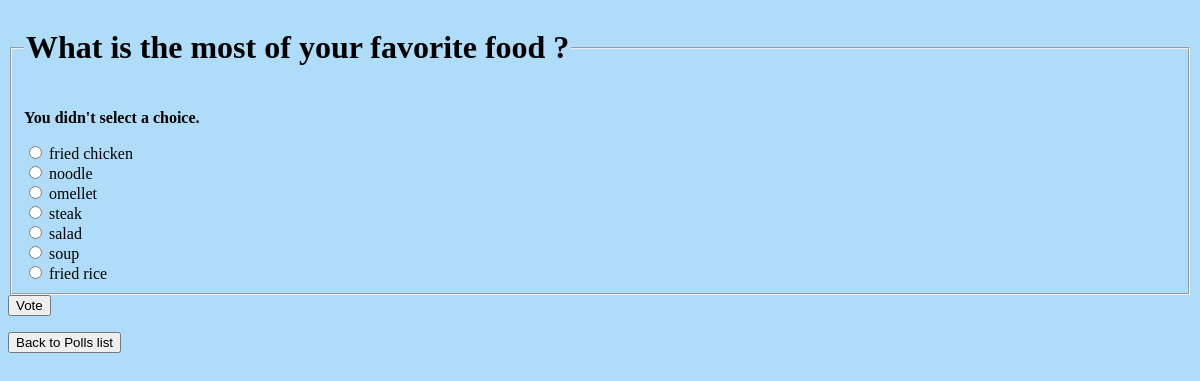
Page /polls/2/vote/ (signed in) on the committed database.
### polls/models.py (models this page shows, shortened)
class Question(models.Model):
    question_text = models.CharField(max_length=200)
    pub_date = models.DateTimeField('date published')
    end_date = models.DateTimeField('date ended', null=True)

class Choice(models.Model):
    question = models.ForeignKey(Question, on_delete=models.CASCADE)
    choice_text = models.CharField(max_length=200)

### polls/views.py (the view, shortened to what this page needs)
# urls.py: path('<int:question_id>/vote/', views.vote, name='vote'),
@login_required
def vote(request, question_id):
    question = get_object_or_404(Question, pk=question_id)
    user = request.user
    try:
        selected_choice = question.choice_set.get(pk=request.POST['choice'])
    except (KeyError, Choice.DoesNotExist):
        return render(request, 'polls/detail.html', {
            'question': question,
            'error_message': "You didn't select a choice.",
        })

### polls/templates/polls/detail.html (shortened to what this page needs)
{% load static %}
<link rel="stylesheet" href="{% static 'polls/style.css' %}">
<form action="{% url 'polls:vote' question.id %}" method="post">
<fieldset>
    <legend><h1>{{ question.question_text }}</h1></legend>
    {% if error_message %}<p><strong>{{ error_message }}</strong></p>{% endif %}
    {% for choice in question.choice_set.all %}
        <input type="radio" name="choice" id="choice{{ forloop.counter }}" value="{{ choice.id }}">
        <label for="choice{{ forloop.counter }}">{{ choice.choice_text }}</label><br>
    {% endfor %}
</fieldset>
<input type="submit" value="Vote">
</form>
<a href="{% url 'polls:index' %}">
<button type="button">{{"Back to Polls list"}}</button>
</a>

### rows in the picture
Question: question_text "What is the most of your favorite food ?"
Choice: choice_text "fried chicken"
Choice: choice_text "noodle"
Choice: choice_text "omellet"
Choice: choice_text "steak"
Choice: choice_text "salad"
Choice: choice_text "soup"
Choice: choice_text "fried rice"

### other values in the picture
{{ error_message }} "You didn't select a choice."
{{ "Back to Polls list" }} "Back to Polls list"
